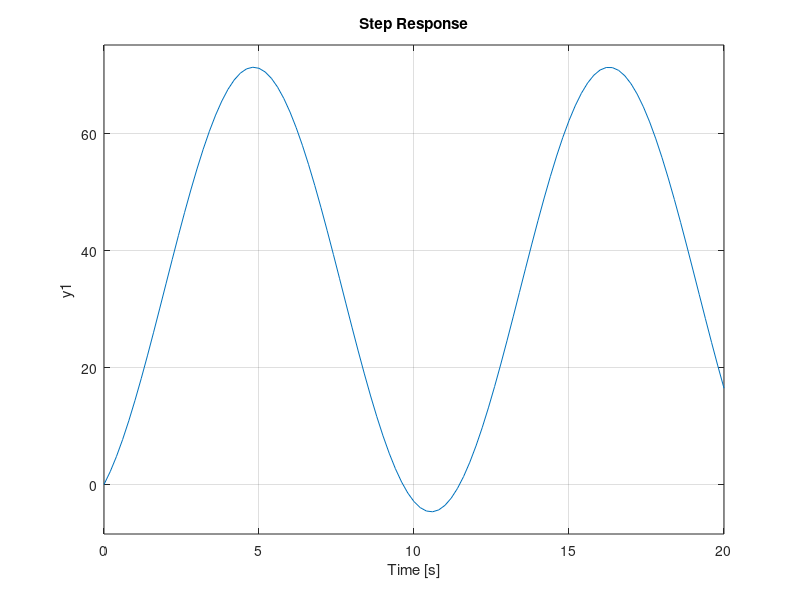
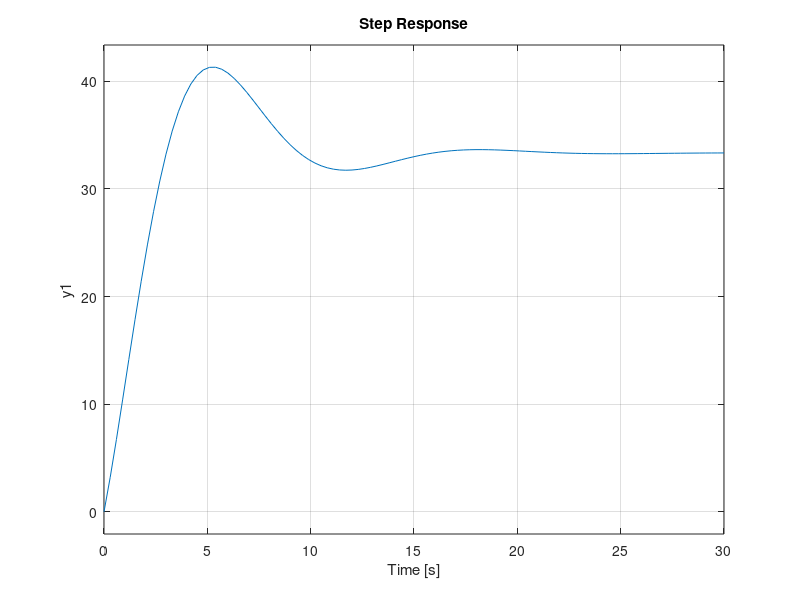
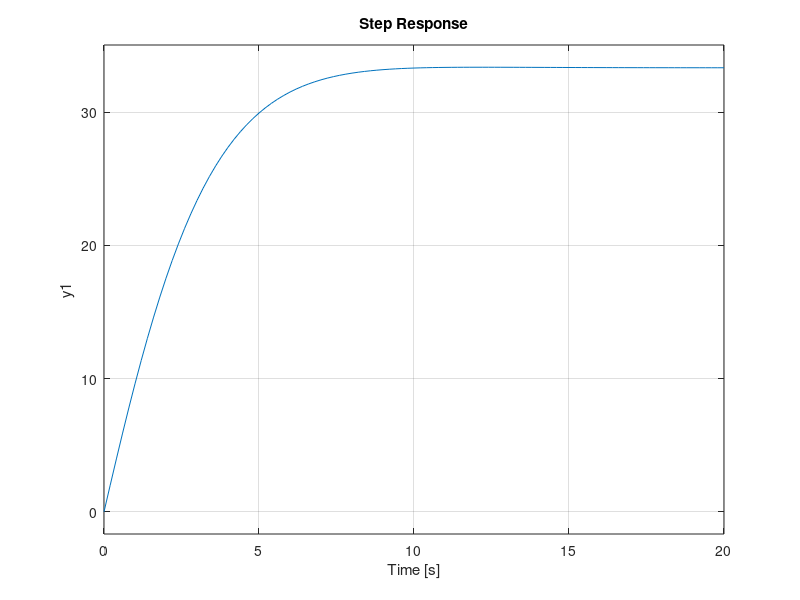
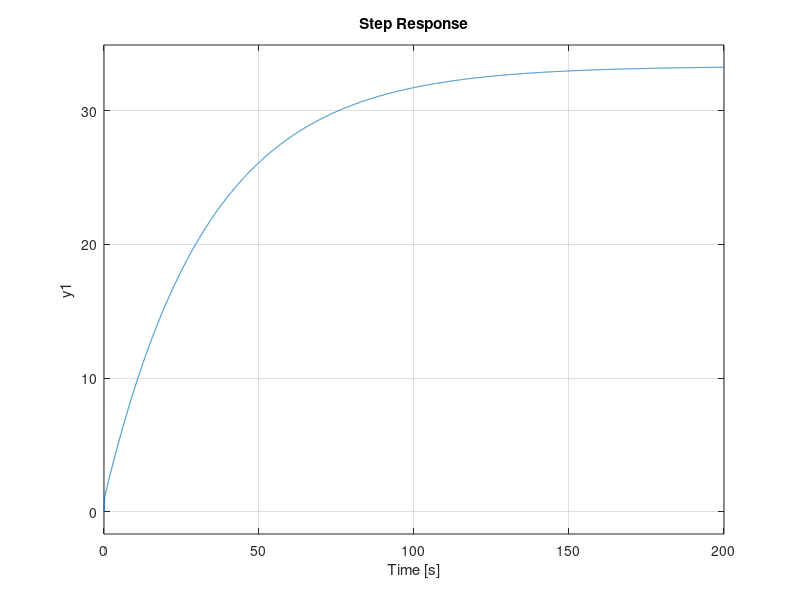

MATLAB code to generate these figures, in order:
m = 1 ;
b = 0;
k=0.3;
u=10;

A=[0 1; -k/m -b/m]
B=[0; u/m]
C=[1 1];
D=0;
sis1=ss(A,B,C,D)
step(sis1)

%% 0<b<1

b=0.5;

A=[0 1; -k/m -b/m]
B=[0; u/m]
C=[1 1];
D=0;
sis2=ss(A,B,C,D)
figure
step(sis2)

%% b=1

b=1;

A=[0 1; -k/m -b/m]
B=[0; u/m]
C=[1 1];
D=0;
sis3=ss(A,B,C,D)
figure
step(sis3)
%% b>1

b=10;

A=[0 1; -k/m -b/m]
B=[0; u/m]
C=[1 1];
D=0;
sis4=ss(A,B,C,D)

figure
step(sis4)
